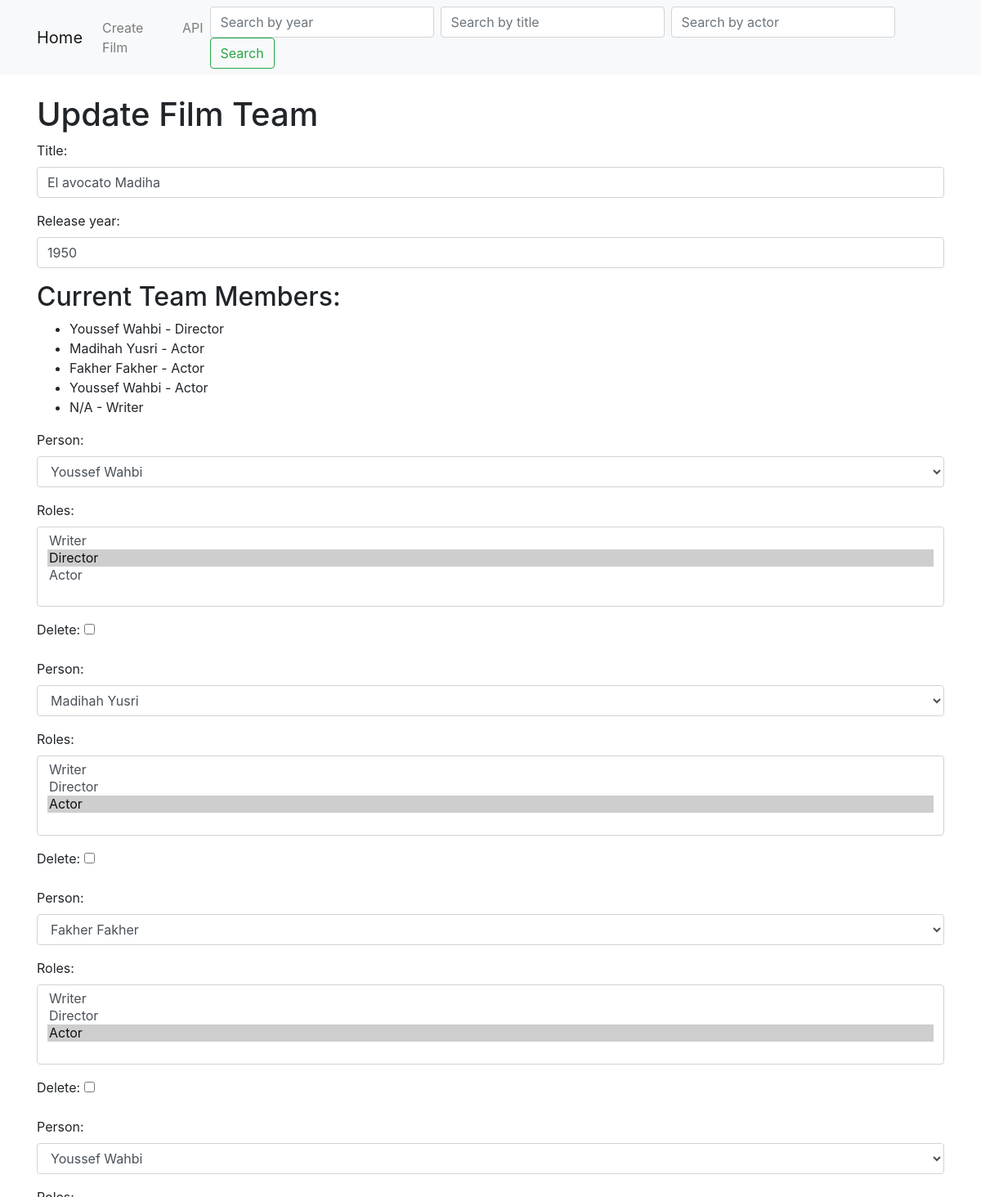
The page /40/update/ on the database its author committed.
### manager/models.py (models this page shows, shortened)
class Film(models.Model):
    title = models.CharField(max_length=200)
    release_year = models.IntegerField()
    team = models.ManyToManyField(Person, related_name='team', through='TeamMember')

class TeamMember(models.Model):
    person = models.ForeignKey(Person, on_delete=models.CASCADE)
    film = models.ForeignKey(Film, on_delete=models.CASCADE)
    roles = models.ManyToManyField(Role)

class Person(models.Model):
    name = models.CharField(max_length=100)
    def __str__(self):
        return self.name

class Role(models.Model):
    name = models.CharField(max_length=100)
    def __str__(self):
        return self.name

### manager/views.py (the view, shortened to what this page needs)
# urls.py: path('<int:pk>/update/', FilmUpdateView.as_view(), name='film-update'),
class FilmUpdateView(UpdateView):
    model = Film
    template_name = 'film_update.html'
    form_class = FilmUpdateForm
    success_url = reverse_lazy('list-films')
    def get_context_data(self, **kwargs):
        context = super().get_context_data(**kwargs)
        TeamMemberFormSet = inlineformset_factory(Film, TeamMember, form=TeamMemberUpdateForm, extra=1)
        if self.request.POST:
            context['team_member_formset'] = TeamMemberFormSet(self.request.POST, instance=self.object)
        else:
            context['team_member_formset'] = TeamMemberFormSet(instance=self.object)
        return context

### manager/forms.py
class FilmUpdateForm(forms.ModelForm):
    class Meta:
        model = Film
        fields = ['title', 'release_year']
    def __init__(self, *args, **kwargs):
        super().__init__(*args, **kwargs)
        self.fields['title'].widget.attrs['class'] = 'form-control'
        self.fields['release_year'].widget.attrs['class'] = 'form-control'

### manager/templates/film_update.html (shortened to what this page needs)
{% extends 'base.html' %}
{% block content %}
<body>
    <h1>Update Film Team</h1>
    <form method="post" id="update-film-team-form">
        {{ form.as_p }}
        <h2>Current Team Members:</h2>
        <ul>
            {% for team_member in film.teammember_set.all %}
                <li>{{ team_member.person.name }} - {{ team_member.roles.all|join:', ' }}</li>
            {% endfor %}
        </ul>
        {% for form in team_member_formset %}
            {{ form.as_p }}
        {% endfor %}
    </form>
</body>
{% endblock %}

### rows shown on the page
Film: title "El avocato Madiha", release_year "1950"
TeamMember: person.name "Youssef Wahbi", roles.all "Director"
TeamMember: person.name "Madihah Yusri", roles.all "Actor"
TeamMember: person.name "Fakher Fakher", roles.all "Actor"
TeamMember: person.name "Youssef Wahbi", roles.all "Actor"
TeamMember: person.name "N/A", roles.all "Writer"
